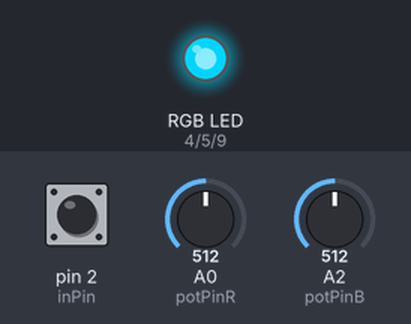
Recording of a sketch running on a simulated Arduino Uno, built with avr-gcc and run on an emulated ATmega328P. Shown: an RGB LED mixed from three pins (HIGH = lit). The test bench sets the inputs (shaded band); at power-on: A2 (potPinB) = 512, pin 2 (inPin) HIGH, A0 (potPinR) = 512.

Above: at 1.2 s.
1.3 s: A2 (potPinB) set to 165
At 4.1 s:
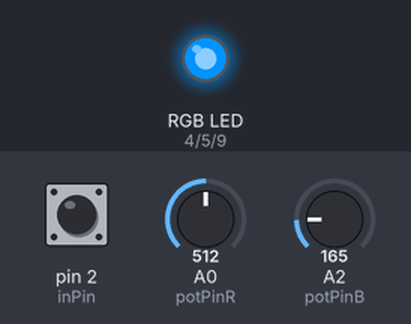
7.3 s: pin 2 (inPin) pulled LOW for 3.2 s
At 11.4 s:
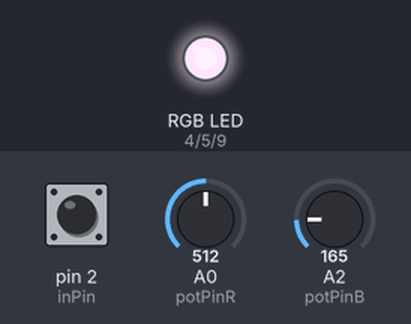
12.0 s: A2 (potPinB) set to 263
At 12.8 s:
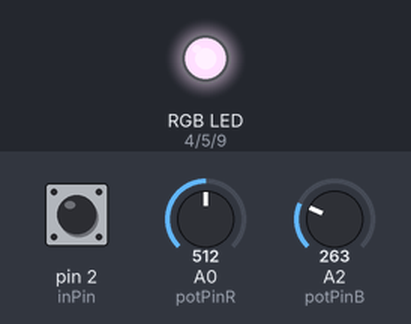
13.5 s: A2 (potPinB) set to 288
At 14.2 s:
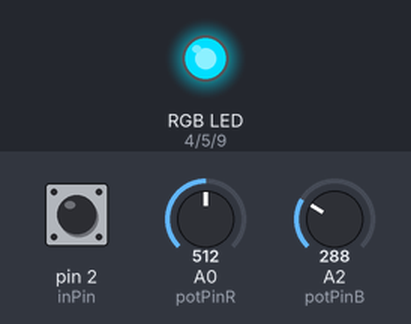
15.0 s: pin 2 (inPin) pulled LOW for 0.15 s
At 16.4 s:
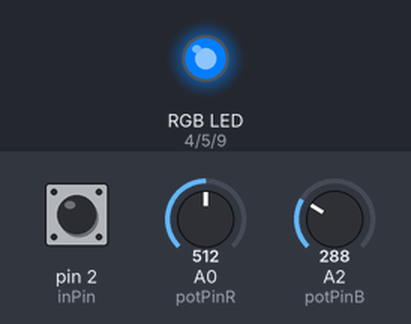
Timing chart, 0 to 17.9 s (numbered marks = the images above; inputs shaded):
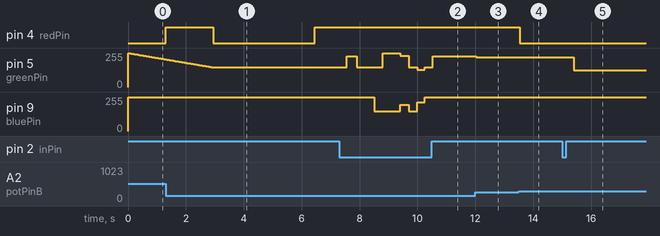

Measured:
- the behaviour switches between 280 and 281 on A2 (potPinB) (found by bisection; images 3 and 4)
- after the input at 1.3 s, pin 4 (redPin): LOW → HIGH at once, → LOW 1.6 s later, → HIGH 3.5 s later; pin 5 (greenPin): goes on until 3.0 s, then stays 147/255
- after the input at 7.3 s, pin 5 (greenPin): 147/255 → 229/255 after 0.25 s, → 147/255 0.35 s later, → 255/255 0.90 s later, → 236/255 0.60 s later, … (8 changes in this stretch)
- after the input at 12.0 s, pin 5 (greenPin): 229/255 → 223/255 at once
- after the input at 13.5 s, pin 4 (redPin): HIGH → LOW at once; pin 5 (greenPin): 223/255 → 222/255 at once
- after the input at 15.0 s, pin 5 (greenPin): 222/255 → 126/255 after 0.40 s

The sketch:

FadeRGBnightlight4TeensyVER2.ino
```cpp
//#include <LiquidCrystal.h>

// initialize the library with the numbers of the interface pins
// LiquidCrystal lcd(7, 8, 9, 10, 11, 12);

unsigned int red_brightness = 0;            // initialize red to "on", common 5V anode so 0 is on, 255 is off
unsigned int green_brightness = 255;        // initialize green to "off", common 5V anode so 0 is on, 255 is off
unsigned int blue_brightness = 255;         // initialize blue to "off", common 5V anode so 0 is on, 255 is off
unsigned int max_brightness = 175;                    // maximum brightness
unsigned int brightness = 255;                      // amount to assign to max_brightness via potPinG
byte inPin = 2;                              // push button input pin
byte potPinR = A0;                            // analog input for red pot
byte potPinG = A1;                            // analog input for green pot
byte potPinB = A2;                            // analog input for blue pot
byte redPin = 4;                             // PWM output for red cathode
byte greenPin = 5;                           // PWM output for green cathode
byte bluePin = 9;                            // PWM output for blue cathode
byte fadeAmount = 1;                        // how many points to fade the LED by
byte delayTime = 50;                        // delay time (ms) for dimming effect
byte delayMin = 5;                          // delay time min mapped from potPinR in progNum 1
byte delayMax = 50;                         // delay time max mapped from potPinR in progNum 1
byte progNum = 1;                           // mode number
boolean reading = HIGH;                     // reading from the push button on inPin


void setup()  {

//  lcd.begin(20, 4);
  pinMode(redPin, OUTPUT);
  pinMode(greenPin, OUTPUT);
  pinMode(bluePin, OUTPUT);
  pinMode(inPin, INPUT_PULLUP);
  //red_brightness = constrain(red_brightness, 0, 255);
  brightness = map(analogRead(potPinB), 0, 1023, max_brightness, 0);
  analogWrite(redPin, brightness);
  //green_brightness = constrain(green_brightness, 0, 255);
  digitalWrite(greenPin, HIGH);
  //blue_brightness = constrain(blue_brightness, 0, 255);
  digitalWrite(bluePin, HIGH);
}


void loop() {

switch (progNum) {

  case 1:

    while (green_brightness > brightness) {
      //green_brightness = constrain(green_brightness, 0, 255);
      brightness = map(analogRead(potPinB), 0, 1023, max_brightness, 0);
      analogWrite(redPin, brightness);
      analogWrite(greenPin, green_brightness);
      delayTime = map(analogRead(potPinR), 0, 1023, delayMin, delayMax);
      delay(delayTime);
      green_brightness = green_brightness - fadeAmount;
      reading = digitalRead(inPin);
      if (reading == LOW) {
        progNum = progNum + 1;
        delay(250);
        goto bailout;
        break;
      }

/*      lcd.setCursor(0, 0);
      lcd.print("r = ");
      lcd.print(red_brightness);
      lcd.print("  ");
      lcd.setCursor(9, 0);
      lcd.print("dly = ");
      lcd.print(delayTime);
      lcd.print(" ");
      lcd.setCursor(0, 1);
      lcd.print("g = ");
      lcd.print(green_brightness);
      lcd.print("  ");
      lcd.print(" ");
      lcd.setCursor(9, 1);
      lcd.print("fade = ");
      lcd.print(fadeAmount);
      lcd.setCursor(0, 2);
      lcd.print("b = ");
      lcd.print(blue_brightness);
      lcd.print("  ");
      lcd.setCursor(9, 2);
      lcd.print("brt = ");
      lcd.print(max_brightness);
      lcd.print(" ");
      lcd.setCursor(0, 3);
      lcd.print("prog = ");
      lcd.print(progNum);
      lcd.print(" ");            */
    }
    while (red_brightness < 255) {
      //green_brightness = constrain(green_brightness, 0, 255);
      brightness = map(analogRead(potPinB), 0, 1023, max_brightness, 0);
      analogWrite(greenPin, brightness);
      analogWrite(redPin, red_brightness);
      delayTime = map(analogRead(potPinR), 0, 1023, delayMin, delayMax);
      delay(delayTime);
      red_brightness = red_brightness + fadeAmount;
      reading = digitalRead(inPin);
      if (reading == LOW) {
        progNum = progNum + 1;
        delay(250);
        goto bailout;
        break;
      }
/*      lcd.setCursor(0, 0);
      lcd.print("r = ");
      lcd.print(red_brightness);
      lcd.print("  ");
      lcd.setCursor(9, 0);
      lcd.print("dly = ");
      lcd.print(delayTime);
      lcd.print(" ");
      lcd.setCursor(0, 1);
      lcd.print("g = ");
      lcd.print(green_brightness);
      lcd.print("  ");
      lcd.print(" ");
      lcd.setCursor(9, 1);
      lcd.print("fade = ");
      lcd.print(fadeAmount);
      lcd.setCursor(0, 2);
      lcd.print("b = ");
      lcd.print(blue_brightness);
      lcd.print("  ");
      lcd.setCursor(9, 2);
      lcd.print("brt = ");
      lcd.print(max_brightness);
      lcd.print(" ");
      lcd.setCursor(0, 3);
      lcd.print("prog = ");
      lcd.print(progNum);
      lcd.print(" ");                  */
    }
    while (blue_brightness > brightness) {
      //blue_brightness = constrain(blue_brightness, 0, 255);
      brightness = map(analogRead(potPinB), 0, 1023, max_brightness, 0);
      analogWrite(greenPin, brightness);
      analogWrite(bluePin, blue_brightness);
      delayTime = map(analogRead(potPinR), 0, 1023, delayMin, delayMax);
      delay(delayTime);
      blue_brightness = blue_brightness - fadeAmount;
      reading = digitalRead(inPin);
      if (reading == LOW) {
        progNum = progNum + 1;
        delay(250);
        goto bailout;
        break;
      }
/*      lcd.setCursor(0, 0);
      lcd.print("r = ");
      lcd.print(red_brightness);
      lcd.print("  ");
      lcd.setCursor(9, 0);
      lcd.print("dly = ");
      lcd.print(delayTime);
      lcd.print(" ");
      lcd.setCursor(0, 1);
      lcd.print("g = ");
      lcd.print(green_brightness);
      lcd.print("  ");
      lcd.print(" ");
      lcd.setCursor(9, 1);
      lcd.print("fade = ");
      lcd.print(fadeAmount);
      lcd.setCursor(0, 2);
      lcd.print("b = ");
      lcd.print(blue_brightness);
      lcd.print("  ");
      lcd.setCursor(9, 2);
      lcd.print("brt = ");
      lcd.print(max_brightness);
      lcd.print(" ");
      lcd.setCursor(0, 3);
      lcd.print("prog = ");
      lcd.print(progNum);
      lcd.print(" ");                    */
    }
    while (green_brightness < 255) {
      //green_brightness = constrain(green_brightness, 0, 255);
      brightness = map(analogRead(potPinB), 0, 1023, max_brightness, 0);
      if (green_brightness < brightness){
        green_brightness = brightness;
      }
      analogWrite(bluePin, brightness);
      analogWrite(greenPin, green_brightness);
      delayTime = map(analogRead(potPinR), 0, 1023, delayMin, delayMax);
      delay(delayTime);
      green_brightness = green_brightness + fadeAmount;
      reading = digitalRead(inPin);
      if (reading == LOW) {
        progNum = progNum + 1;
        delay(250);
        goto bailout;
        break;
      }
/*      lcd.setCursor(0, 0);
      lcd.print("r = ");
      lcd.print(red_brightness);
      lcd.print("  ");
      lcd.setCursor(9, 0);
      lcd.print("dly = ");
      lcd.print(delayTime);
      lcd.print(" ");
      lcd.setCursor(0, 1);
      lcd.print("g = ");
      lcd.print(green_brightness);
      lcd.print("  ");
      lcd.print(" ");
      lcd.setCursor(9, 1);
      lcd.print("fade = ");
      lcd.print(fadeAmount);
      lcd.setCursor(0, 2);
      lcd.print("b = ");
      lcd.print(blue_brightness);
      lcd.print("  ");
      lcd.setCursor(9, 2);
      lcd.print("brt = ");
      lcd.print(max_brightness);
      lcd.print(" ");
      lcd.setCursor(0, 3);
      lcd.print("prog = ");
      lcd.print(progNum);
      lcd.print(" ");                    */
    }
    while (red_brightness > brightness) {
      //red_brightness = constrain(red_brightness, 0, 255);
      brightness = map(analogRead(potPinB), 0, 1023, max_brightness, 0);
      analogWrite(bluePin, brightness);
      analogWrite(redPin, red_brightness);
      delayTime = map(analogRead(potPinR), 0, 1023, delayMin, delayMax);
      delay(delayTime);
      red_brightness = red_brightness - fadeAmount;
      reading = digitalRead(inPin);
      if (reading == LOW) {
        progNum = progNum + 1;
        delay(250);
        goto bailout;
        break;
      }
/*      lcd.setCursor(0, 0);
      lcd.print("r = ");
      lcd.print(red_brightness);
      lcd.print("  ");
      lcd.setCursor(9, 0);
      lcd.print("dly = ");
      lcd.print(delayTime);
      lcd.print(" ");
      lcd.setCursor(0, 1);
      lcd.print("g = ");
      lcd.print(green_brightness);
      lcd.print("  ");
      lcd.print(" ");
      lcd.setCursor(9, 1);
      lcd.print("fade = ");
      lcd.print(fadeAmount);
      lcd.setCursor(0, 2);
      lcd.print("b = ");
      lcd.print(blue_brightness);
      lcd.print("  ");
      lcd.setCursor(9, 2);
      lcd.print("brt = ");
      lcd.print(max_brightness);
      lcd.print(" ");
      lcd.setCursor(0, 3);
      lcd.print("prog = ");
      lcd.print(progNum);
      lcd.print(" ");                    */
    }
    while (blue_brightness < 255) {
      //blue_brightness = constrain(blue_brightness, 0, 255);
      brightness = map(analogRead(potPinB), 0, 1023, max_brightness, 0);
      if (blue_brightness < brightness){
        blue_brightness = brightness;
      }
      analogWrite(redPin, red_brightness);
      analogWrite(bluePin, blue_brightness);
      delayTime = map(analogRead(potPinR), 0, 1023, delayMin, delayMax);
      delay(delayTime);
      blue_brightness = blue_brightness + fadeAmount;
      reading = digitalRead(inPin);
      if (reading == LOW) {
        progNum = progNum + 1;
        delay(250);
        goto bailout;
        break;
      }
/*      lcd.setCursor(0, 0);
      lcd.print("r = ");
      lcd.print(red_brightness);
      lcd.print("  ");
      lcd.setCursor(9, 0);
      lcd.print("dly = ");
      lcd.print(delayTime);
      lcd.print(" ");
      lcd.setCursor(0, 1);
      lcd.print("g = ");
      lcd.print(green_brightness);
      lcd.print("  ");
      lcd.print(" ");
      lcd.setCursor(9, 1);
      lcd.print("fade = ");
      lcd.print(fadeAmount);
      lcd.setCursor(0, 2);
      lcd.print("b = ");
      lcd.print(blue_brightness);
      lcd.print("  ");
      lcd.setCursor(9, 2);
      lcd.print("brt = ");
      lcd.print(max_brightness);
      lcd.print(" ");
      lcd.setCursor(0, 3);
      lcd.print("prog = ");
      lcd.print(progNum);
      lcd.print(" ");                    */
      }
  break;

bailout:

  case 2:        // orange

    delayTime = 50;
    brightness = map(analogRead(potPinB), 0, 1023, max_brightness, 0);
    analogWrite(redPin, brightness);
    green_brightness = 180+(brightness/3);
    analogWrite(greenPin, green_brightness);
    digitalWrite(bluePin, HIGH);
    reading = digitalRead(inPin);
      if (reading == LOW) {
        progNum = progNum + 1;
        delay(250);
      }
    delay(delayTime);
/*      lcd.setCursor(0, 0);
      lcd.print("r = ");
      lcd.print(red_brightness);
      lcd.print("  ");
      lcd.setCursor(9, 0);
      lcd.print("dly = ");
      lcd.print(delayTime);
      lcd.print(" ");
      lcd.setCursor(0, 1);
      lcd.print("g = ");
      lcd.print(green_brightness);
      lcd.print("  ");
      lcd.print(" ");
      lcd.setCursor(9, 1);
      lcd.print("fade = ");
      lcd.print(fadeAmount);
      lcd.setCursor(0, 2);
      lcd.print("b = ");
      lcd.print(blue_brightness);
      lcd.print("  ");
      lcd.setCursor(9, 2);
      lcd.print("brt = ");
      lcd.print(max_brightness);
      lcd.print(" ");
      lcd.setCursor(0, 3);
      lcd.print("prog = ");
      lcd.print(progNum);
      lcd.print(" ");                    */
    break;

  case 3:        // yellow

    delay(50);
    brightness = map(analogRead(potPinB), 0, 1023, max_brightness, 0);
    analogWrite(redPin, brightness);
    analogWrite(greenPin, brightness);
    digitalWrite(bluePin, HIGH);
    reading = digitalRead(inPin);
      if (reading == LOW) {
        progNum = progNum + 1;
        delay(250);
      }
/*      lcd.setCursor(0, 0);
      lcd.print("r = ");
      lcd.print(red_brightness);
      lcd.print("  ");
      lcd.setCursor(9, 0);
      lcd.print("dly = ");
      lcd.print(delayTime);
      lcd.print(" ");
      lcd.setCursor(0, 1);
      lcd.print("g = ");
      lcd.print(green_brightness);
      lcd.print("  ");
      lcd.print(" ");
      lcd.setCursor(9, 1);
      lcd.print("fade = ");
      lcd.print(fadeAmount);
      lcd.setCursor(0, 2);
      lcd.print("b = ");
      lcd.print(blue_brightness);
      lcd.print("  ");
      lcd.setCursor(9, 2);
      lcd.print("brt = ");
      lcd.print(max_brightness);
      lcd.print(" ");
      lcd.setCursor(0, 3);
      lcd.print("prog = ");
      lcd.print(progNum);
      lcd.print(" ");                    */
    break;

  case 4:        // green

    delay(50);
    brightness = map(analogRead(potPinB), 0, 1023, max_brightness, 0);
    digitalWrite(redPin, HIGH);
    analogWrite(greenPin, brightness);
    digitalWrite(bluePin, HIGH);
    reading = digitalRead(inPin);
      if (reading == LOW) {
        progNum = progNum + 1;
        delay(250);
      }
/*      lcd.setCursor(0, 0);
      lcd.print("r = ");
      lcd.print(red_brightness);
      lcd.print("  ");
      lcd.setCursor(9, 0);
      lcd.print("dly = ");
      lcd.print(delayTime);
      lcd.print(" ");
      lcd.setCursor(0, 1);
      lcd.print("g = ");
      lcd.print(green_brightness);
      lcd.print("  ");
      lcd.print(" ");
      lcd.setCursor(9, 1);
      lcd.print("fade = ");
      lcd.print(fadeAmount);
      lcd.setCursor(0, 2);
      lcd.print("b = ");
      lcd.print(blue_brightness);
      lcd.print("  ");
      lcd.setCursor(9, 2);
      lcd.print("brt = ");
      lcd.print(max_brightness);
      lcd.print(" ");
      lcd.setCursor(0, 3);
      lcd.print("prog = ");
      lcd.print(progNum);
      lcd.print(" ");                    */
    break;

  case 5:        // teal

    delay(50);
    brightness = map(analogRead(potPinB), 0, 1023, max_brightness, 0);
    digitalWrite(redPin, HIGH);
    analogWrite(greenPin, brightness);
    analogWrite(bluePin, brightness);
    reading = digitalRead(inPin);
      if (reading == LOW) {
        progNum = progNum + 1;
        delay(250);
      }
/*      lcd.setCursor(0, 0);
      lcd.print("r = ");
      lcd.print(red_brightness);
      lcd.print("  ");
      lcd.setCursor(9, 0);
      lcd.print("dly = ");
      lcd.print(delayTime);
      lcd.print(" ");
      lcd.setCursor(0, 1);
      lcd.print("g = ");
      lcd.print(green_brightness);
      lcd.print("  ");
      lcd.print(" ");
      lcd.setCursor(9, 1);
      lcd.print("fade = ");
      lcd.print(fadeAmount);
      lcd.setCursor(0, 2);
      lcd.print("b = ");
      lcd.print(blue_brightness);
      lcd.print("  ");
      lcd.setCursor(9, 2);
      lcd.print("brt = ");
      lcd.print(max_brightness);
      lcd.print(" ");
      lcd.setCursor(0, 3);
      lcd.print("prog = ");
      lcd.print(progNum);
      lcd.print(" ");                    */
    break;

  case 6:        // blue

    delay(50);
    brightness = map(analogRead(potPinB), 0, 1023, max_brightness, 0);
    digitalWrite(redPin, HIGH);
    digitalWrite(greenPin, HIGH);
    analogWrite(bluePin, brightness);
    reading = digitalRead(inPin);
      if (reading == LOW) {
        progNum = progNum + 1;
        delay(250);
      }
/*      lcd.setCursor(0, 0);
      lcd.print("r = ");
      lcd.print(red_brightness);
      lcd.print("  ");
      lcd.setCursor(9, 0);
      lcd.print("dly = ");
      lcd.print(delayTime);
      lcd.print(" ");
      lcd.setCursor(0, 1);
      lcd.print("g = ");
      lcd.print(green_brightness);
      lcd.print("  ");
      lcd.print(" ");
      lcd.setCursor(9, 1);
      lcd.print("fade = ");
      lcd.print(fadeAmount);
      lcd.setCursor(0, 2);
      lcd.print("b = ");
      lcd.print(blue_brightness);
      lcd.print("  ");
      lcd.setCursor(9, 2);
      lcd.print("brt = ");
      lcd.print(max_brightness);
      lcd.print(" ");
      lcd.setCursor(0, 3);
      lcd.print("prog = ");
      lcd.print(progNum);
      lcd.print(" ");                    */
    break;

  case 7:        // purple

    delay(50);
    brightness = map(analogRead(potPinB), 0, 1023, max_brightness, 0);
    analogWrite(redPin, brightness);
    digitalWrite(greenPin, HIGH);
    analogWrite(bluePin, brightness);
    reading = digitalRead(inPin);
      if (reading == LOW) {
        progNum = progNum + 1;
        delay(250);
      }
/*      lcd.setCursor(0, 0);
      lcd.print("r = ");
      lcd.print(red_brightness);
      lcd.print("  ");
      lcd.setCursor(9, 0);
      lcd.print("dly = ");
      lcd.print(delayTime);
      lcd.print(" ");
      lcd.setCursor(0, 1);
      lcd.print("g = ");
      lcd.print(green_brightness);
      lcd.print("  ");
      lcd.print(" ");
      lcd.setCursor(9, 1);
      lcd.print("fade = ");
      lcd.print(fadeAmount);
      lcd.setCursor(0, 2);
      lcd.print("b = ");
      lcd.print(blue_brightness);
      lcd.print("  ");
      lcd.setCursor(9, 2);
      lcd.print("brt = ");
      lcd.print(max_brightness);
      lcd.print(" ");
      lcd.setCursor(0, 3);
      lcd.print("prog = ");
      lcd.print(progNum);
      lcd.print(" ");                    */
    break;

  case 8:        // pink

    delay(50);
    brightness = map(analogRead(potPinB), 0, 1023, max_brightness, 0);
    analogWrite(redPin, brightness);
    green_brightness = 200+(brightness/4);
    analogWrite(greenPin, green_brightness);
    blue_brightness = 50+brightness;
    analogWrite(bluePin, blue_brightness);
    reading = digitalRead(inPin);
      if (reading == LOW) {
        progNum = progNum + 1;
        delay(250);
      }
/*      lcd.setCursor(0, 0);
      lcd.print("r = ");
      lcd.print(red_brightness);
      lcd.print("  ");
      lcd.setCursor(9, 0);
      lcd.print("dly = ");
      lcd.print(delayTime);
      lcd.print(" ");
      lcd.setCursor(0, 1);
      lcd.print("g = ");
      lcd.print(green_brightness);
      lcd.print("  ");
      lcd.print(" ");
      lcd.setCursor(9, 1);
      lcd.print("fade = ");
      lcd.print(fadeAmount);
      lcd.setCursor(0, 2);
      lcd.print("b = ");
      lcd.print(blue_brightness);
      lcd.print("  ");
      lcd.setCursor(9, 2);
      lcd.print("brt = ");
      lcd.print(max_brightness);
      lcd.print(" ");
      lcd.setCursor(0, 3);
      lcd.print("prog = ");
      lcd.print(progNum);
      lcd.print(" ");                    */
    break;

  case 9:        // white

    delay(50);
    brightness = map(analogRead(potPinB), 0, 1023, max_brightness, 0);
    analogWrite(redPin, brightness);      // I just typed this with my new wireless keyboard from Adafruit!
    analogWrite(greenPin, brightness);
    analogWrite(bluePin, brightness);
    reading = digitalRead(inPin);
      if (reading == LOW) {
        progNum = progNum + 1;
        delay(250);
      }
/*      lcd.setCursor(0, 0);
      lcd.print("r = ");
      lcd.print(red_brightness);
      lcd.print("  ");
      lcd.setCursor(9, 0);
      lcd.print("dly = ");
      lcd.print(delayTime);
      lcd.print(" ");
      lcd.setCursor(0, 1);
      lcd.print("g = ");
      lcd.print(green_brightness);
      lcd.print("  ");
      lcd.print(" ");
      lcd.setCursor(9, 1);
      lcd.print("fade = ");
      lcd.print(fadeAmount);
      lcd.setCursor(0, 2);
      lcd.print("b = ");
      lcd.print(blue_brightness);
      lcd.print("  ");
      lcd.setCursor(9, 2);
      lcd.print("brt = ");
      lcd.print(max_brightness);
      lcd.print(" ");
      lcd.setCursor(0, 3);
      lcd.print("prog = ");
      lcd.print(progNum);
      lcd.print(" ");                    */
    break;

  case 10:

    delay(50);
    red_brightness = map(analogRead(potPinR), 0, 1023, 255, 0);
    green_brightness = map(analogRead(potPinG), 0, 1023, 255, 0);
    blue_brightness = map(analogRead(potPinB), 0, 1023, 255, 0);
    analogWrite(redPin, red_brightness);
    analogWrite(greenPin, green_brightness);
    analogWrite(bluePin, blue_brightness);
      reading = digitalRead(inPin);
      if (reading == LOW) {
        delay(250);
        red_brightness = brightness;
        digitalWrite(greenPin, HIGH);
        digitalWrite(bluePin, HIGH);
        progNum = 1;
      }
/*      lcd.setCursor(0, 0);
      lcd.print("r = ");
      lcd.print(red_brightness);
      lcd.print("  ");
      lcd.setCursor(9, 0);
      lcd.print("dly = ");
      lcd.print(delayTime);
      lcd.print(" ");
      lcd.setCursor(0, 1);
      lcd.print("g = ");
      lcd.print(green_brightness);
      lcd.print("  ");
      lcd.print(" ");
      lcd.setCursor(9, 1);
      lcd.print("fade = ");
      lcd.print(fadeAmount);
      lcd.setCursor(0, 2);
      lcd.print("b = ");
      lcd.print(blue_brightness);
      lcd.print("  ");
      lcd.setCursor(9, 2);
      lcd.print("brt = ");
      lcd.print(max_brightness);
      lcd.print(" ");
      lcd.setCursor(0, 3);
      lcd.print("prog = ");
      lcd.print(progNum);
      lcd.print(" ");                    */
    break;

  }
}
```
